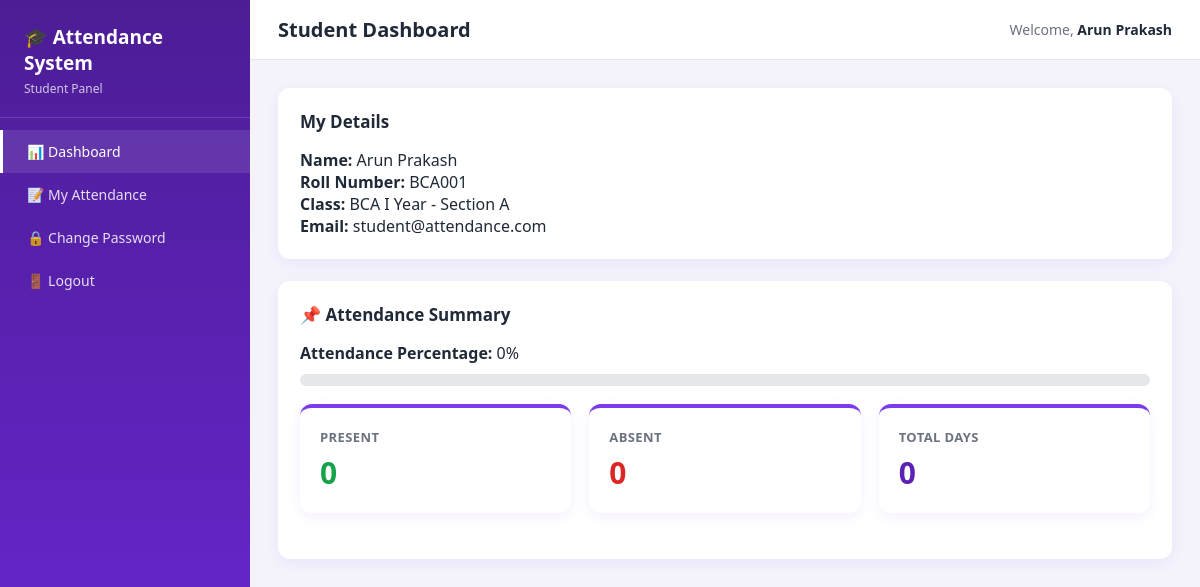
The page /student/dashboard.php (signed in) on the database its author committed.
### tables this page shows
CREATE TABLE students (
    id INT AUTO_INCREMENT PRIMARY KEY,
    roll_no VARCHAR(30) NOT NULL UNIQUE,
    full_name VARCHAR(100) NOT NULL,
    email VARCHAR(100) NOT NULL UNIQUE,
    phone VARCHAR(20),
    gender ENUM('Male','Female','Other') DEFAULT 'Male',
    dob DATE,
    address VARCHAR(255),
    class_id INT NOT NULL,
    section_id INT NOT NULL,
    parent_name VARCHAR(100),
    parent_phone VARCHAR(20),
    password VARCHAR(255) NOT NULL,
    created_at TIMESTAMP DEFAULT CURRENT_TIMESTAMP,
    FOREIGN KEY (class_id) REFERENCES classes(id) ON DELETE CASCADE,
    FOREIGN KEY (section_id) REFERENCES sections(id) ON DELETE CASCADE
);

CREATE TABLE classes (
    id INT AUTO_INCREMENT PRIMARY KEY,
    class_name VARCHAR(50) NOT NULL,
    created_at TIMESTAMP DEFAULT CURRENT_TIMESTAMP
);

CREATE TABLE sections (
    id INT AUTO_INCREMENT PRIMARY KEY,
    section_name VARCHAR(50) NOT NULL,
    class_id INT NOT NULL,
    created_at TIMESTAMP DEFAULT CURRENT_TIMESTAMP,
    FOREIGN KEY (class_id) REFERENCES classes(id) ON DELETE CASCADE
);

### includes/functions.php (called while the page is built, shortened)
<?php
function get_base_url() {
    return '../';
}

### student/dashboard.php (the view, shortened to what this page needs)
<?php
require_once '../includes/functions.php';
require_once '../config/db_connect.php';
$page_title = 'Student Dashboard';
$student_id = $_SESSION['user_id'];
$stmt = mysqli_prepare($conn, "
    SELECT s.*, c.class_name, sec.section_name
    FROM students s
    JOIN classes c ON c.id = s.class_id
    JOIN sections sec ON sec.id = s.section_id
    WHERE s.id = ?
");
mysqli_stmt_bind_param($stmt, 'i', $student_id);
mysqli_stmt_execute($stmt);
$student = mysqli_stmt_get_result($stmt)->fetch_assoc();
$stmt = mysqli_prepare($conn, "SELECT COUNT(*) c FROM attendance WHERE student_id = ? AND status = 'Present'");
mysqli_stmt_bind_param($stmt, 'i', $student_id);
mysqli_stmt_execute($stmt);
$present = mysqli_stmt_get_result($stmt)->fetch_assoc()['c'];
$stmt = mysqli_prepare($conn, "SELECT COUNT(*) c FROM attendance WHERE student_id = ? AND status = 'Absent'");
mysqli_stmt_bind_param($stmt, 'i', $student_id);
mysqli_stmt_execute($stmt);
$absent = mysqli_stmt_get_result($stmt)->fetch_assoc()['c'];
$total = $present + $absent;
$percentage = $total > 0 ? round(($present / $total) * 100, 2) : 0;
include '../includes/header.php';
include '../includes/sidebar.php';
?>
<div class="card">
    <h3>My Details</h3>
    <p><strong>Name:</strong> <?php echo htmlspecialchars($student['full_name']); ?></p>
    <p><strong>Roll Number:</strong> <?php echo htmlspecialchars($student['roll_no']); ?></p>
    <p><strong>Class:</strong> <?php echo htmlspecialchars($student['class_name']); ?> - <?php echo htmlspecialchars($student['section_name']); ?></p>
    <p><strong>Email:</strong> <?php echo htmlspecialchars($student['email']); ?></p>
</div>
<div class="card">
    <h3>📌 Attendance Summary</h3>
    <p><strong>Attendance Percentage:</strong> <?php echo $percentage; ?>%</p>
    <div class="progress-bar">
    </div>
    <div class="stats-grid" style="grid-template-columns: repeat(3, 1fr); margin-top: 18px;">
        <div class="stat-card">
            <div class="label">Present</div>
            <div class="value" style="color: var(--success);"><?php echo $present; ?></div>
        </div>
        <div class="stat-card">
            <div class="label">Absent</div>
            <div class="value" style="color: var(--danger);"><?php echo $absent; ?></div>
        </div>
        <div class="stat-card">
            <div class="label">Total Days</div>
            <div class="value"><?php echo $total; ?></div>
        </div>
    </div>
</div>
<?php include '../includes/footer.php'; ?>

### includes/header.php (shortened to what this page needs)
<!DOCTYPE html>
<html lang="en">
<head>
    <link rel="stylesheet" href="<?php echo get_base_url(); ?>assets/css/style.css">
</head>
<body>
<div class="app-layout">

### includes/sidebar.php (shortened to what this page needs)
<?php
$role = $_SESSION['role'] ?? '';
$current = basename($_SERVER['PHP_SELF']);
$base = get_base_url();
function nav_active($file, $current) {
    return $file === $current ? 'active' : '';
}
?>
<div class="sidebar">
    <div class="brand">
        🎓 Attendance System
        <span><?php echo ucfirst($role); ?> Panel</span>
    </div>
    <nav>
        <?php if ($role === 'admin'): ?>
            <a href="<?php echo $base; ?>admin/dashboard.php" class="<?php echo nav_active('dashboard.php', $current); ?>">📊 Dashboard</a>
            <a href="<?php echo $base; ?>admin/manage_staff.php" class="<?php echo nav_active('manage_staff.php', $current); ?>">👨‍🏫 Manage Staff</a>
            <a href="<?php echo $base; ?>admin/manage_student.php" class="<?php echo nav_active('manage_student.php', $current); ?>">🎓 Manage Students</a>
            <a href="<?php echo $base; ?>admin/manage_class.php" class="<?php echo nav_active('manage_class.php', $current); ?>">🏫 Manage Classes</a>
            <a href="<?php echo $base; ?>admin/manage_section.php" class="<?php echo nav_active('manage_section.php', $current); ?>">📁 Manage Sections</a>
            <a href="<?php echo $base; ?>admin/manage_subject.php" class="<?php echo nav_active('manage_subject.php', $current); ?>">📘 Manage Subjects</a>
            <a href="<?php echo $base; ?>admin/view_attendance.php" class="<?php echo nav_active('view_attendance.php', $current); ?>">📝 View Attendance</a>
            <a href="<?php echo $base; ?>admin/change_password.php" class="<?php echo nav_active('change_password.php', $current); ?>">🔒 Change Password</a>
        <?php elseif ($role === 'student'): ?>
            <a href="<?php echo $base; ?>student/dashboard.php" class="<?php echo nav_active('dashboard.php', $current); ?>">📊 Dashboard</a>
            <a href="<?php echo $base; ?>student/view_attendance.php" class="<?php echo nav_active('view_attendance.php', $current); ?>">📝 My Attendance</a>
            <a href="<?php echo $base; ?>student/change_password.php" class="<?php echo nav_active('change_password.php', $current); ?>">🔒 Change Password</a>
        <?php endif; ?>
        <a href="<?php echo $base; ?>logout.php">🚪 Logout</a>
    </nav>
</div>
<div class="main-content">
    <div class="topbar">
        <h1><?php echo htmlspecialchars($page_title); ?></h1>
        <div class="user-info">
            <span>Welcome, <strong><?php echo htmlspecialchars($_SESSION['full_name'] ?? ''); ?></strong></span>
        </div>
    </div>
    <div class="page-body">

### includes/footer.php (shortened to what this page needs)
    </div>
</div>
</div>
</body>
</html>

### assets/css/style.css (style rules this page uses)
:root { --primary: #7c3aed; --primary-dark: #5b21b6; --primary-light: #ede9fe; --accent: #a78bfa; --success: #16a34a; --danger: #dc2626; --warning: #d97706; --bg: #f4f3fb; --card-bg: #ffffff; --text-dark: #1f2937; --text-muted: #6b7280; --border: #e5e7eb; --radius: 12px; --shadow: 0 4px 14px rgba(124, 58, 237, 0.08); }
* { margin: 0; padding: 0; box-sizing: border-box; }
body { font-family: 'Segoe UI', Roboto, Arial, sans-serif; background: var(--bg); color: var(--text-dark); }
a { text-decoration: none; color: inherit; }
.app-layout { display: flex; min-height: 100vh; }
.sidebar { width: 250px; background: linear-gradient(180deg, #4c1d95 0%, #6d28d9 100%); color: #fff; flex-shrink: 0; padding: 24px 0; position: sticky; top: 0; height: 100vh; overflow-y: auto; }
.sidebar .brand { font-size: 19px; font-weight: 700; padding: 0 24px 20px; border-bottom: 1px solid rgba(255,255,255,0.15); margin-bottom: 12px; }
.sidebar .brand span { display: block; font-size: 12px; font-weight: 400; opacity: 0.75; margin-top: 4px; }
.sidebar nav a { display: flex; align-items: center; gap: 10px; padding: 12px 24px; font-size: 14px; font-weight: 500; color: rgba(255,255,255,0.85); border-left: 3px solid transparent; }
.sidebar nav a:hover, .sidebar nav a.active { background: rgba(255,255,255,0.1); border-left-color: #fff; color: #fff; }
.main-content { flex: 1; padding: 0; min-width: 0; }
.topbar { background: #fff; padding: 16px 28px; display: flex; justify-content: space-between; align-items: center; border-bottom: 1px solid var(--border); }
.topbar h1 { font-size: 20px; color: var(--text-dark); }
.topbar .user-info { display: flex; align-items: center; gap: 14px; font-size: 14px; color: var(--text-muted); }
.topbar .user-info strong { color: var(--text-dark); }
.page-body { padding: 28px; }
.card { background: var(--card-bg); border-radius: var(--radius); padding: 22px; box-shadow: var(--shadow); margin-bottom: 22px; }
.card h3 { font-size: 17px; margin-bottom: 16px; color: var(--text-dark); }
.stats-grid { display: grid; grid-template-columns: repeat(auto-fit, minmax(200px, 1fr)); gap: 18px; margin-bottom: 24px; }
.stat-card { background: var(--card-bg); border-radius: var(--radius); padding: 20px; box-shadow: var(--shadow); border-top: 4px solid var(--primary); }
.stat-card .label { font-size: 13px; color: var(--text-muted); font-weight: 600; text-transform: uppercase; letter-spacing: .03em; }
.stat-card .value { font-size: 30px; font-weight: 700; color: var(--primary-dark); margin-top: 6px; }
.progress-bar { width: 100%; height: 12px; background: var(--border); border-radius: 20px; overflow: hidden; margin: 10px 0; }

### rows shown on the page
students: full_name "Arun Prakash", roll_no "BCA001", class.class_name "BCA I Year", section.section_name "Section A", email "student@attendance.com"

### other values the page prints
$role "Student"
$page_title "Student Dashboard"
$_SESSION['full_name'] "Arun Prakash"
$percentage "0"
$present "0"
$absent "0"
$total "0"
